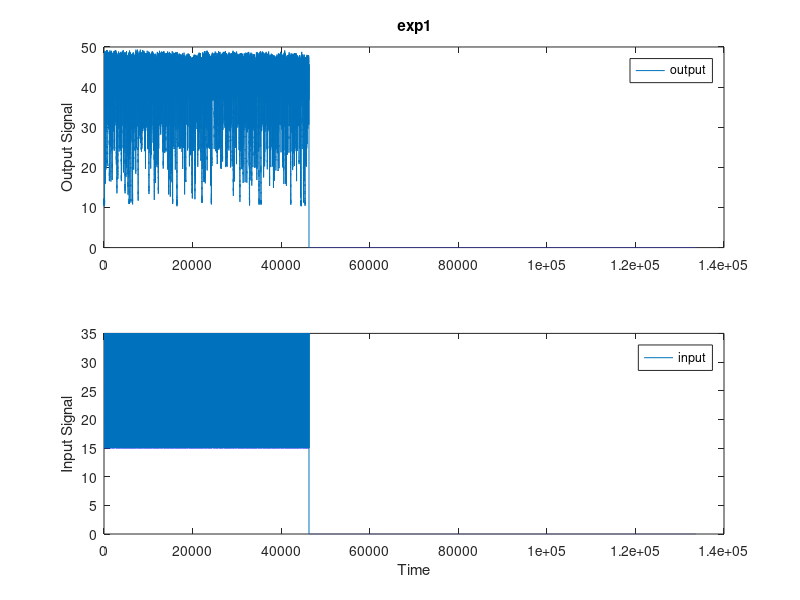

The MATLAB script that drew this image:
clc
%clear all
close all
%% Loading data
%Input with 300ms rise time assumed
data_300ms = csvread('DATA_GROUND_100_27_09_19.csv');
M1_300ms = data_300ms([1:133488],2);
IN_300ms = data_300ms([1:133488],1);
motor1_300ms = iddata(M1_300ms, IN_300ms, 0.002);
M2_300ms = data_300ms([1:133488],3);
motor2_300ms = iddata(M2_300ms, IN_300ms, 0.002);
M3_300ms = data_300ms([1:133488],4);
motor3_300ms = iddata(M3_300ms, IN_300ms, 0.002);
M4_300ms = data_300ms([1:133488],5);
motor4_300ms = iddata(M4_300ms, IN_300ms, 0.002);
% 300ms has 133488 samples ground
% 100ms has 46285 samples ground
motor1_300ms.TimeUnit = 'seconds';
motor1_300ms.InputName = 'input';
motor1_300ms.InputUnit = '%duty cycle';
motor1_300ms.OutputName = 'output';
motor1_300ms.OutputUnit = 'rad/s';
plot(motor1_300ms)